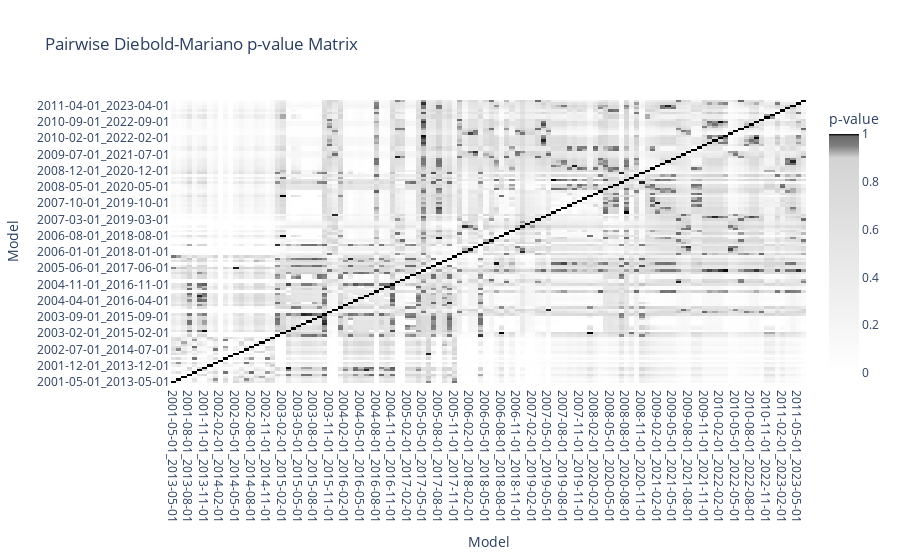

Notebook source saved alongside this figure:
### Code cell
multi.plot_dm_pval_matrix()
